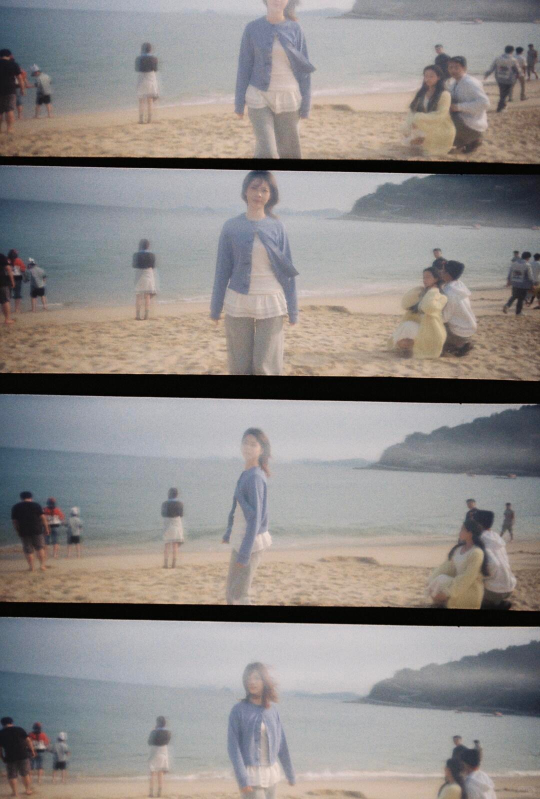
#> input picture demo/1.jpg, 1080 x 1598 px (shown at 1/2 size); its folder holds only this picture in this run
$ python test_detection.py
#> lines starting #> are read from the running program, lines starting #| are printed output that depends on the picture
### lomokino_processor.py
#!/usr/bin/env python3
"""
LomoKino Film Strip Processor
Processes lomokino film strips by extracting individual frames and creating videos
"""

import cv2
import numpy as np
import os
import glob
from pathlib import Path
import argparse

class LomoKinoProcessor:
    def __init__(self, frame_height=None, output_dir="output", min_frame_distance=None, detection_sensitivity="auto"):
        self.frame_height = frame_height
        self.output_dir = output_dir
        self.min_frame_distance = min_frame_distance  # Minimum distance between frames
        self.detection_sensitivity = detection_sensitivity  # "auto", "low", "medium", "high"
        os.makedirs(output_dir, exist_ok=True)

    def detect_frames(self, image):
        """Detect individual frames in a lomokino film strip with improved algorithm"""
        gray = cv2.cvtColor(image, cv2.COLOR_BGR2GRAY)
        height, width = gray.shape

        # Auto-detect image type and set sensitivity
        if self.detection_sensitivity == "auto":
            # Small images (like old.jpg 365x800) need medium sensitivity
            if width < 500 and height < 1000:
                sensitivity = "medium"  # Changed from "low" to "medium"
            elif width < 800 or height < 1500:
                sensitivity = "medium"
            else:
                sensitivity = "high"
        else:
            sensitivity = self.detection_sensitivity

        # Set minimum distance based on sensitivity and image size
        if self.min_frame_distance is not None:
            min_distance = self.min_frame_distance
        else:
            # Auto-calculate minimum distance
            if sensitivity == "low":
                # For small images, frames should be at least 12% of height apart
                min_distance = max(int(height * 0.12), 60)
            elif sensitivity == "medium":
                min_distance = max(int(height * 0.10), 50)
            else:  # high
                min_distance = max(int(height * 0.08), 40)

        # Method 1: Try multiple Canny thresholds for edge detection
        frame_separators = []

        # Adjust Canny parameters based on sensitivity
        if sensitivity == "low":
            # More conservative - only detect strong edges
            canny_params = [(50, 150)]
            hough_threshold_ratio = 0.35  # Require longer lines
        elif sensitivity == "medium":
            canny_params = [(30, 100), (50, 150)]
            hough_threshold_ratio = 0.30
        else:  # high
            canny_params = [(30, 100), (50, 150), (70, 200)]
            hough_threshold_ratio = 0.25

        for low, high in canny_params:
            edges = cv2.Canny(gray, low, high, apertureSize=3)

            # Use sensitivity-adjusted threshold for HoughLines
            lines = cv2.HoughLines(edges, 1, np.pi/180, threshold=int(width*hough_threshold_ratio))

            if lines is not None:
                for rho, theta in lines[:, 0]:
                    # More lenient horizontal line detection
                    if abs(theta - np.pi/2) < 0.25:  # Horizontal lines
                        y = int(rho / np.sin(theta))
                        if 0 < y < height:
                            frame_separators.append(y)

        # Remove duplicates and sort
        frame_separators = sorted(list(set(frame_separators)))

        # Merge separators using sensitivity-based minimum distance
        merged_separators = []

        if frame_separators:
            merged_separators.append(frame_separators[0])
            for sep in frame_separators[1:]:
                if sep - merged_separators[-1] > min_distance:
                    merged_separators.append(sep)

        frame_separators = merged_separators

        # Method 2: If we still don't have enough frames, try brightness analysis
        # But be more conservative for low sensitivity
        if sensitivity == "high" and len(frame_separators) < 3:
            # Calculate mean brightness for each row
            row_means = np.mean(gray, axis=1)

            # Simple moving average to smooth the signal
            window_size = int(height * 0.02)  # 2% of image height
            if window_size < 3:
                window_size = 3
            smoothed = np.convolve(row_means, np.ones(window_size)/window_size, mode='same')

            # Find local minima (dark lines) more aggressively
            threshold = np.percentile(smoothed, 15)  # Bottom 15% brightness

            # Minimum distance between frames
            search_window = max(int(height * 0.08), 30)

            # Look for valleys in brightness
            for i in range(search_window, height-search_window):
                # Check if this is a local minimum in a larger window
                window_before = smoothed[i-search_window:i]
                window_after = smoothed[i:i+search_window]

                if smoothed[i] < threshold:
                    # Check if it's darker than most neighbors
                    if smoothed[i] < np.percentile(window_before, 30) and \
                       smoothed[i] < np.percentile(window_after, 30):
                        frame_separators.append(i)

            # Remove duplicates and sort
            frame_separators = sorted(list(set(frame_separators)))

            # Merge again with minimum distance
            merged_separators = []
            if frame_separators:
                merged_separators.append(frame_separators[0])
                for sep in frame_separators[1:]:
                    if sep - merged_separators[-1] > min_distance:
                        merged_separators.append(sep)

            frame_separators = merged_separators

        # If still failed, use adaptive frame estimation
        if len(frame_separators) < 2:
            # Estimate number of frames based on image aspect ratio
            aspect_ratio = height / width

            # Typical lomokino frame is about 1:1.5 aspect ratio
            # So if image is very tall, it has more frames
            if aspect_ratio > 6:
                estimated_frames = 8
            elif aspect_ratio > 4:
                estimated_frames = 6
            elif aspect_ratio > 2.5:
                estimated_frames = 4
            else:
                estimated_frames = 3

            if self.frame_height is None:
                self.frame_height = height // estimated_frames

            frame_separators = list(range(0, height, self.frame_height))

        # Ensure we have start and end points
        if 0 not in frame_separators:
            frame_separators.insert(0, 0)
        if height not in frame_separators:
            frame_separators.append(height)

        return frame_separators

    def detect_content_boundaries(self, frame):
        """Detect the actual content boundaries within a frame to remove black borders"""
        gray = cv2.cvtColor(frame, cv2.COLOR_BGR2GRAY)
        height, width = gray.shape

        # Analyze brightness along edges to find content boundaries
        # Check rows for top and bottom boundaries
        row_means = np.mean(gray, axis=1)

        # Use more conservative threshold to preserve content
        max_brightness = np.max(row_means)
        mean_brightness = np.mean(row_means)

        # Adjust threshold based on overall brightness
        # Use lower threshold (keep more content)
        if mean_brightness < 30:
            threshold = max_brightness * 0.05  # Very dark images
        elif mean_brightness < 60:
            threshold = max_brightness * 0.08
        else:
            threshold = max_brightness * 0.12

        # Find top boundary
        top = 0
        for i in range(height):
            if row_means[i] > threshold:
                top = max(0, i - 3)  # More padding
                break

        # Find bottom boundary
        bottom = height
        for i in range(height - 1, -1, -1):
            if row_means[i] > threshold:
                bottom = min(height, i + 4)  # More padding
                break

        # Check columns for left and right boundaries
        col_means = np.mean(gray, axis=0)
        max_col_brightness = np.max(col_means)
        mean_col_brightness = np.mean(col_means)

        # Use more conservative threshold for columns
        if mean_col_brightness < 30:
            col_threshold = max_col_brightness * 0.05
        elif mean_col_brightness < 60:
            col_threshold = max_col_brightness * 0.08
        else:
            col_threshold = max_col_brightness * 0.12

        # Find left boundary
        left = 0
        for i in range(width):
            if col_means[i] > col_threshold:
                left = max(0, i - 3)  # More padding
                break

        # Find right boundary
        right = width
        for i in range(width - 1, -1, -1):
            if col_means[i] > col_threshold:
                right = min(width, i + 4)  # More padding
                break

        # Ensure we have valid boundaries
        if bottom <= top or right <= left:
            return 0, height, 0, width

        # Additional check: don't crop too much
        # Keep at least 60% of original dimensions
        height_ratio = (bottom - top) / height
        width_ratio = (right - left) / width

        if height_ratio < 0.6:
            # Too much vertical cropping, use full height
            top = 0
            bottom = height

        if width_ratio < 0.6:
            # Too much horizontal cropping, use full width
            left = 0
            right = width

        return top, bottom, left, right

    def extract_frames(self, image, frame_separators):
        """Extract individual frames from the film strip with smart content detection"""
        frames = []
        height, width = image.shape[:2]

        # More conservative initial crop to remove only sprocket holes
        # Reduce from 18%-82% to 8%-92% to preserve more content
        rough_crop_left = int(width * 0.08)
        rough_crop_right = int(width * 0.92)

        for i in range(len(frame_separators) - 1):
            y1 = frame_separators[i]
            y2 = frame_separators[i + 1]

            # Calculate frame height
            frame_height = y2 - y1

            # Add some padding to avoid cutting off image content
            padding = int(frame_height * 0.03)  # Slightly more padding
            y1 = max(0, y1 + padding)
            y2 = min(height, y2 - padding)

            # Filter out very small frames (likely separators)
            # Minimum frame height should be at least 8% of image height
            min_frame_height = max(int(height * 0.08), 40)

            if y2 - y1 > min_frame_height:  # Increased minimum frame height
                # First rough crop to remove sprockets
                rough_frame = image[y1:y2, rough_crop_left:rough_crop_right]

                if rough_frame.size > 0:
                    # Detect actual content boundaries within the rough frame
                    content_y1, content_y2, content_x1, content_x2 = self.detect_content_boundaries(rough_frame)

                    # Extract the final content area
                    if content_y2 > content_y1 and content_x2 > content_x1:
                        final_frame = rough_frame[content_y1:content_y2, content_x1:content_x2]

                        # Check final frame dimensions
                        final_height, final_width = final_frame.shape[:2]

                        # Only add frame if it has reasonable dimensions
                        # Should be at least 20% of rough frame size
                        if final_height > rough_frame.shape[0] * 0.2 and \
                           final_width > rough_frame.shape[1] * 0.2:
                            frames.append(final_frame)
                        else:
                            # Content detection was too aggressive, use rough frame
                            frames.append(rough_frame)
                    else:
                        # Fallback to rough frame if content detection fails
                        frames.append(rough_frame)

        return frames

    # [136 lines left out: functions create_video, process_image, process_multiple_images, main, not called in this run]

# [2 lines that do not run on import are left out]

### test_detection.py
#!/usr/bin/env python3
"""
Test script for improved frame detection
"""

import cv2
import os
from lomokino_processor import LomoKinoProcessor

def test_detection(image_path):
    """Test frame detection on a single image"""
    print(f"\n{'='*60}")
    print(f"Testing: {os.path.basename(image_path)}")
    print(f"{'='*60}")

    # Load image
    image = cv2.imread(image_path)
    if image is None:
        print(f"❌ Failed to load image")
        return

    height, width = image.shape[:2]
    print(f"Image size: {width} x {height}")
    print(f"Aspect ratio: {height/width:.2f}")

    # Create processor
    processor = LomoKinoProcessor()

    # Detect frames
    frame_separators = processor.detect_frames(image)
    num_frames = len(frame_separators) - 1
    print(f"\n✓ Detected {num_frames} frames")

    # Show separator positions
    print(f"\nFrame separators at: {frame_separators}")

    # Extract frames
    frames = processor.extract_frames(image, frame_separators)
    print(f"✓ Extracted {len(frames)} valid frames")

    # Show frame dimensions
    if frames:
        print(f"\nFrame dimensions:")
        for i, frame in enumerate(frames):
            h, w = frame.shape[:2]
            print(f"  Frame {i+1}: {w} x {h}")

    return len(frames)

def main():
    """Test all demo images"""
    demo_dir = "demo"

    if not os.path.exists(demo_dir):
        print(f"❌ Demo directory not found: {demo_dir}")
        return

    # Get all jpg files
    image_files = sorted([f for f in os.listdir(demo_dir) if f.endswith('.jpg')])

    if not image_files:
        print(f"❌ No images found in {demo_dir}")
        return

    print(f"\n{'#'*60}")
    print(f"# Testing Frame Detection on {len(image_files)} images")
    print(f"{'#'*60}")

    results = {}

    for image_file in image_files:
        image_path = os.path.join(demo_dir, image_file)
        num_frames = test_detection(image_path)
#> in test_detection, image is the input picture: shape (1598, 1080, 3); mean B, G, R 138.3, 140.1, 144.5
#| Image size: 1080 x 1598
#| Aspect ratio: 1.48
#> in detect_frames, `gray = cv2.cvtColor(image, cv2.COLOR_BGR2GRAY)`:
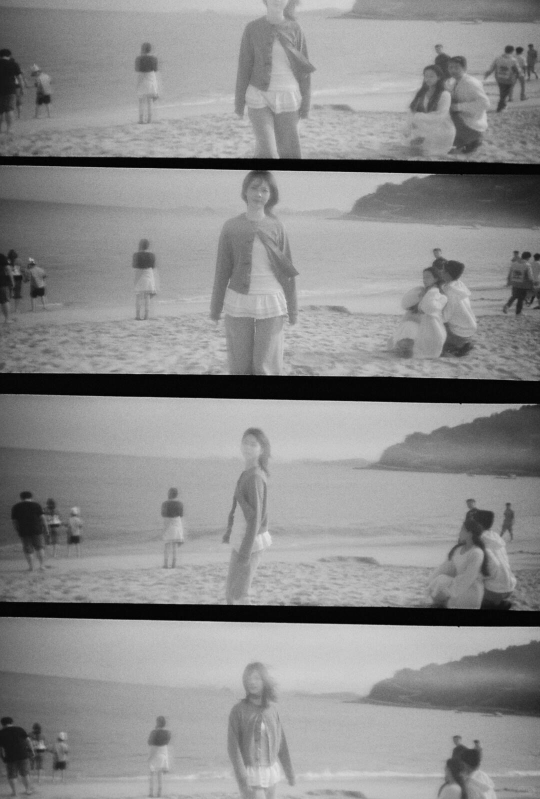
#> gray: shape (1598, 1080) (shown at 1/2 size); min 0, max 234, mean 141.2
#> the loop in detect_frames, `for low, high in canny_params:` made 3 passes
#> pass 1, in detect_frames, `edges = cv2.Canny(gray, low, high, apertureSize=3)`:
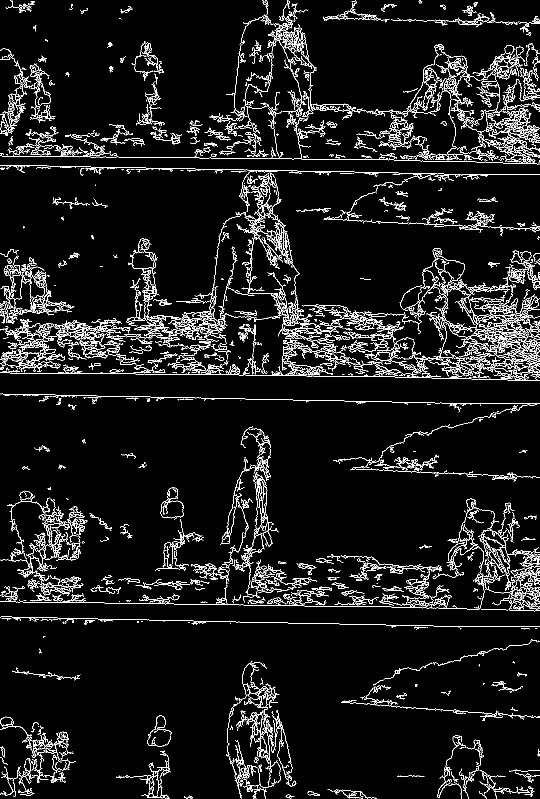
#> edges: shape (1598, 1080) (shown at 1/2 size); 6.5% white in thin lines or dots
#> pass 3, in detect_frames, `edges = cv2.Canny(gray, low, high, apertureSize=3)`:
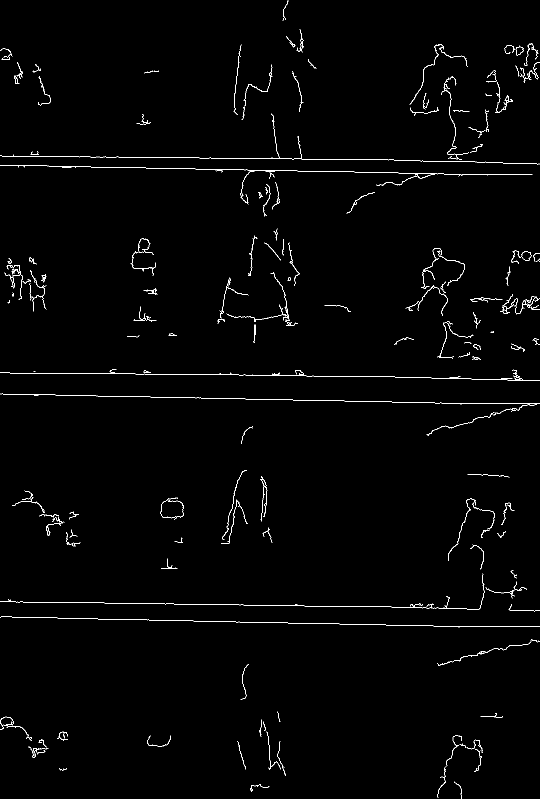
#> edges: shape (1598, 1080) (shown at 1/2 size); 1.2% white in thin lines or dots
#> after the loop in detect_frames, `for low, high in canny_params:`: frame_separators = 33 values, max 1235 at index 3, min 307 at index 4, mean 714.7
#> in detect_frames, `frame_separators = sorted(list(set(frame_separators)))`: frame_separators = [307, 331, 334, 639, 644, 650, 654, 657, 658, 659, 664, 668, 670, 724, 741, 746, 750, 789, 1201, 1235]
#> the loop in detect_frames, `for sep in frame_separators[1:]:` made 19 passes
#> sep on passes 1 to 8: 331, 334, 639, 644, 650, 654, 657, 658
#> after the loop in detect_frames, `for sep in frame_separators[1:]:`: merged_separators = [307, 639, 789, 1201]
#> in test_detection, `frame_separators = processor.detect_frames(image)`: frame_separators = [0, 307, 639, 789, 1201, 1598]
#> in test_detection, `num_frames = len(frame_separators) - 1`: num_frames = 5
#| ✓ Detected 5 frames
#| Frame separators at: [0, 307, 639, 789, 1201, 1598]
#> the loop in extract_frames, `for i in range(len(frame_separators) - 1):` made 5 passes
#> (y1, y2, frame_height, padding, height in detect_content_boundaries, max_brightness in detect_content_boundaries, mean_brightness in detect_content_boundaries, threshold in detect_content_boundaries) on passes 1 to 5: (9, 298, 307, 9, 289, 170.4, 159.4, 20.45), (316, 630, 332, 9, 314, 168.3, 143.2, 20.2), (643, 785, 150, 4, 142, 161.2, 121.2, 19.35), (801, 1189, 412, 12, 388, 183.7, 160.1, 22.04), (1212, 1587, 397, 11, 375, 190.9, 152.9, 22.91)
#> pass 1, in extract_frames, `rough_frame = image[y1:y2, rough_crop_left:rough_crop_right]`:
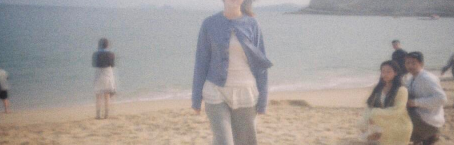
#> rough_frame: shape (289, 907, 3) (shown at 1/2 size); mean B, G, R 154.8, 157.7, 164.4
#> pass 1, in detect_content_boundaries, `gray = cv2.cvtColor(frame, cv2.COLOR_BGR2GRAY)`:
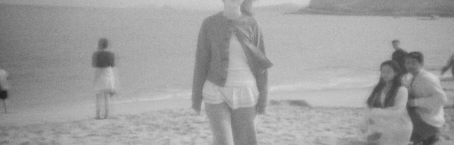
#> gray: shape (289, 907) (shown at 1/2 size); min 26, max 221, mean 159.4
#> pass 2, in detect_content_boundaries (call 2), `gray = cv2.cvtColor(frame, cv2.COLOR_BGR2GRAY)`:
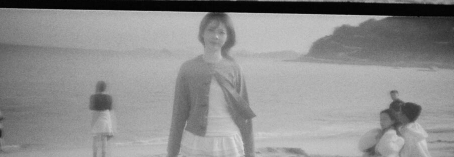
#> gray: shape (314, 907) (shown at 1/2 size); min 0, max 225, mean 143.2
#> after the loop in extract_frames, `for i in range(len(frame_separators) - 1):`:
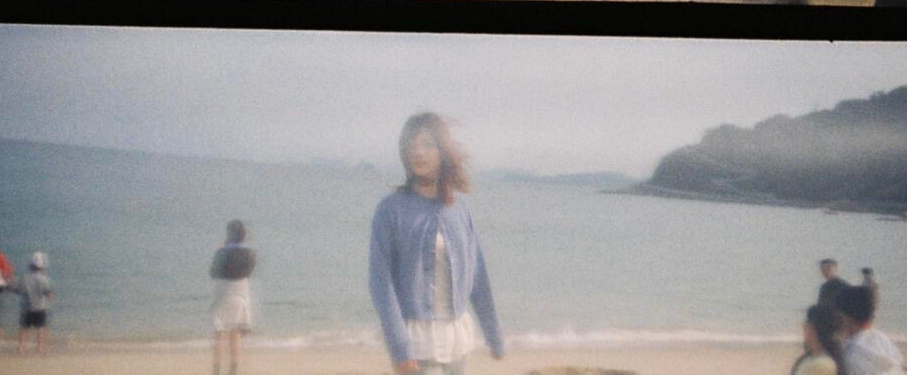
#> rough_frame: shape (375, 907, 3); mean B, G, R 153.8, 152.4, 153.5
#> after the loop in extract_frames, `for i in range(len(frame_separators) - 1):`: frames = 5 items
#| ✓ Extracted 5 valid frames
#> the loop in test_detection, `for i, frame in enumerate(frames):` made 5 passes
#> h on passes 1 to 5: 289, 314, 117, 388, 375
#> (printed output is left out)
#> num_frames = 5
        results[image_file] = num_frames

    # Summary
    print(f"\n{'#'*60}")
    print(f"# SUMMARY")
    print(f"{'#'*60}")
    print(f"\nDetection results:")
    for filename, count in results.items():
        status = "✓" if count > 0 else "❌"
        print(f"  {status} {filename}: {count} frames")
#> this loop made 1 pass
#> (filename, count, status) on pass 1: ('1.jpg', 5, '✓')
#> (printed output is left out)

if __name__ == "__main__":
    main()
